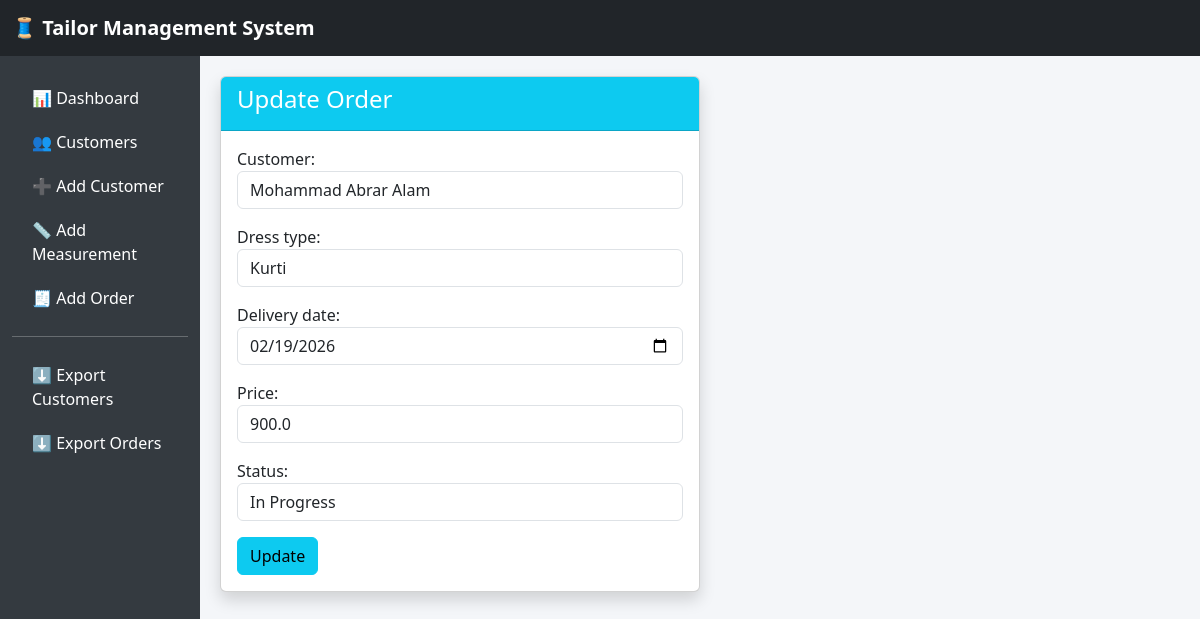
Page /orders/update/1/ on the committed database.
### Tailor/models.py (models this page shows, shortened)
class Order(models.Model):
    STATUS = [
        ('Pending', 'Pending'),
        ('In Progress', 'In Progress'),
        ('Completed', 'Completed'),
    ]
    customer = models.ForeignKey(Customer, on_delete=models.CASCADE, related_name="orders")
    dress_type = models.CharField(max_length=50)
    coming_date = models.DateField(auto_now_add=True)  # 🔥 Auto order date
    delivery_date = models.DateField()
    price = models.FloatField()
    status = models.CharField(max_length=20, choices=STATUS, default='Pending')

### Tailor/views.py (the view)
# urls.py: path('orders/update/<int:pk>/', views.update_order, name='update_order'),
def update_order(request, pk):
    order = get_object_or_404(Order, pk=pk)
    form = OrderForm(request.POST or None, instance=order)
    if form.is_valid():
        form.save()
        messages.success(request, "Order updated successfully!")
        return redirect("customer_detail", pk=order.customer.id)
    return render(request, "Tailor/update_order.html", {"form": form})

### Tailor/forms.py
class OrderForm(forms.ModelForm):
    class Meta:
        model = Order
        fields = ['customer', 'dress_type', 'delivery_date', 'price', 'status']
        widgets = {
            'customer': forms.Select(attrs={'class': 'form-control'}),
            'dress_type': forms.TextInput(attrs={'class': 'form-control'}),
            'delivery_date': forms.DateInput(attrs={
                'type': 'date',
                'class': 'form-control'
            }),
            'price': forms.NumberInput(attrs={'class': 'form-control'}),
            'status': forms.Select(attrs={'class': 'form-control'}),
        }

### Tailor/models.py (called while the page is built)
    def __str__(self):
        return self.name

### Tailor/templates/Tailor/update_order.html (shortened to what this page needs)
{% extends "tailor/base.html" %}
{% block content %}
<div class="card shadow col-md-6">
    <div class="card-header bg-info text-white">
        <h4>Update Order</h4>
    </div>
    <div class="card-body">
        <form method="POST">
            {{ form.as_p }}
            <button type="submit" class="btn btn-info">
                Update
            </button>
        </form>
    </div>
</div>
{% endblock %}

### Tailor/templates/Tailor/base.html (style rules this page uses)
body { background-color: #f4f6f9; }

### rows in the picture
Order: customer "Mohammad Abrar Alam", dress_type "Kurti", delivery_date "02/19/2026", price "900.0", status "In Progress"
